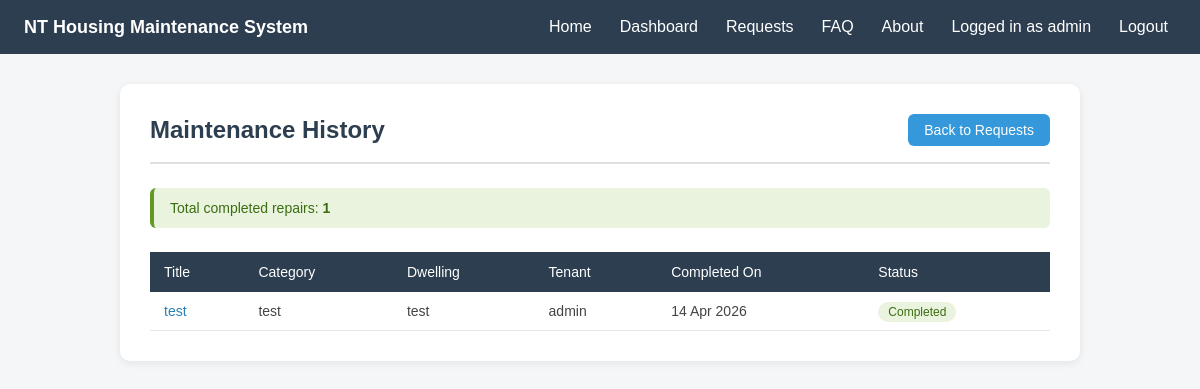
Page /history/ (signed in) on the committed database.
### housing/models.py (models this page shows, shortened)
class RepairRequest(models.Model):
    STATUS_CHOICES = [
        ("pending", "Pending"),
        ("in_progress", "In Progress"),
        ("completed", "Completed"),
    ]
    objects = RepairRequestQuerySet.as_manager()
    dwelling = models.ForeignKey(Dwelling, on_delete=models.CASCADE)
    tenant = models.ForeignKey(Tenant, on_delete=models.CASCADE)
    category = models.ForeignKey(Category, on_delete=models.CASCADE)
    created_by = models.ForeignKey(
        User,
        on_delete=models.CASCADE,
        related_name="repair_requests",
        null=True,
        blank=True,
    )
    title = models.CharField(max_length=200)
    description = models.TextField()
    status = models.CharField(
        max_length=20,
        choices=STATUS_CHOICES,
        default="pending",
    )
    created_at = models.DateTimeField(auto_now_add=True)
    updated_at = models.DateTimeField(auto_now=True)

class Category(models.Model):
    name = models.CharField(max_length=100)

class Dwelling(models.Model):
    community = models.ForeignKey(Community, on_delete=models.CASCADE)
    address = models.CharField(max_length=255)
    dwelling_code = models.CharField(max_length=50)

class Tenant(models.Model):
    user = models.OneToOneField(User, on_delete=models.CASCADE)
    dwelling = models.ForeignKey(Dwelling, on_delete=models.CASCADE)

### housing/views.py (the view)
class MaintenanceHistoryView(LoginRequiredMixin, RepairRequestAccessMixin, ListView):
    model = RepairRequest
    template_name = "housing/maintenance_history.html"
    context_object_name = "completed_requests"
    login_url = "/login/"
    def get_queryset(self):
        return (
            self.get_accessible_requests()
            .completed()
            .with_update_count()
            .order_by("-updated_at")
        )

### housing/models.py (called while the page is built)
    def completed(self):
        return self.filter(status="completed")

    def with_update_count(self):
        return self.annotate(update_count=Count("updates"))

### housing/services.py (called while the page is built)
    @staticmethod
    def is_staff_or_superuser(user):
        return (
            user.is_authenticated
            and (
                user.is_staff
                or user.is_superuser
            )
        )

### housing/views.py (called while the page is built)
    def get_accessible_requests(self):
        if PermissionService.is_staff_or_superuser(self.request.user):
            return RepairRequest.objects.all()
        return RepairRequest.objects.filter(
            Q(created_by=self.request.user) |
            Q(tenant__user=self.request.user)
        ).distinct()

### housing/templates/housing/maintenance_history.html (shortened to what this page needs)
{% extends "housing/base.html" %}
{% block content %}
    <div class="container">
        <div class="page-header">
            <h1>Maintenance History</h1>
            <a href="{% url 'repair-request-list' %}" class="back-link">Back to Requests</a>
        </div>
        {% if completed_requests %}
            <div class="summary-bar">
                Total completed repairs: <strong>{{ completed_requests|length }}</strong>
            </div>
            <table>
                <thead>
                    <tr>
                        <th>Title</th>
                        <th>Category</th>
                        <th>Dwelling</th>
                        <th>Tenant</th>
                        <th>Completed On</th>
                        <th>Status</th>
                    </tr>
                </thead>
                <tbody>
                    {% for repair in completed_requests %}
                    <tr>
                        <td>
                            <a href="{% url 'repair-request-detail' repair.pk %}" class="title-link">
                                {{ repair.title }}
                            </a>
                        </td>
                        <td>{{ repair.category.name }}</td>
                        <td>{{ repair.dwelling.address }}</td>
                        <td>{{ repair.tenant.user.username }}</td>
                        <td>{{ repair.updated_at|date:"d M Y" }}</td>
                        <td><span class="badge-completed">Completed</span></td>
                    </tr>
                    {% endfor %}
                </tbody>
            </table>
        {% else %}
            <div class="empty-state">
                <p>No completed repairs found.</p>
            </div>
        {% endif %}
    </div>
{% endblock %}

### housing/templates/housing/base.html (shortened to what this page needs)
<!DOCTYPE html>
<html>
<head>
</head>
<body>
    <header class="header">
        <div class="header-inner">
            <div class="brand">NT Housing Maintenance System</div>
            <nav class="nav">
                <a href="{% url 'home' %}">Home</a>
                <a href="{% url 'dashboard' %}">Dashboard</a>
                <a href="{% url 'repair-request-list' %}">Requests</a>
                <a href="{% url 'faq' %}">FAQ</a>
                <a href="{% url 'about' %}">About</a>
                {% if user.is_authenticated %}
                    <span>Logged in as {{ user.username }}</span>
                    <form method="post" action="{% url 'logout' %}" class="logout-form">
                        <button type="submit" class="logout-button">
                            Logout
                        </button>
                    </form>
                {% else %}
                    <a href="{% url 'register' %}">Register</a>
                    <a href="{% url 'login' %}">Login</a>
                {% endif %}
            </nav>
        </div>
    </header>
    <main>
        {% block content %}{% endblock %}
    </main>
</body>
</html>

### housing/templates/housing/base.html (style rules this page uses)
body { font-family: Arial, sans-serif; background: #f4f6f8; margin: 0; }
.header { background: #2c3e50; color: #fff; padding: 12px 24px; display: flex; align-items: center; }
.brand { font-size: 18px; font-weight: 600; }
.header-inner { display: flex; align-items: center; justify-content: space-between; width: 100%; }
.nav { display: flex; gap: 12px; align-items: center; }
.nav a { color: #fff; text-decoration: none; padding: 6px 8px; }
.nav span { color: #fff; padding: 6px 8px; }
.logout-form { display: inline; margin: 0; }
.logout-button { background: none; border: none; color: #fff; cursor: pointer; font: inherit; padding: 6px 8px; }
.container { max-width: 900px; margin: 40px auto; padding: 0 20px; }

### housing/templates/housing/maintenance_history.html (style rules this page uses)
.container { max-width: 900px; margin: 30px auto 0 auto; background: #ffffff; border-radius: 10px; padding: 30px; box-shadow: 0 2px 8px rgba(0,0,0,0.08); }
.page-header { display: flex; justify-content: space-between; align-items: center; margin-bottom: 24px; border-bottom: 2px solid #e0e0e0; padding-bottom: 16px; }
.page-header h1 { font-size: 24px; color: #2c3e50; margin: 0; }
.back-link { text-decoration: none; color: #ffffff; background-color: #3498db; padding: 8px 16px; border-radius: 6px; font-size: 14px; }
.summary-bar { background-color: #eaf3de; border-left: 4px solid #639922; border-radius: 6px; padding: 12px 16px; margin-bottom: 24px; font-size: 14px; color: #3b6d11; }
table { width: 100%; border-collapse: collapse; font-size: 14px; }
thead tr { background-color: #2c3e50; color: #ffffff; }
thead th { padding: 12px 14px; text-align: left; font-weight: 500; }
tbody tr { border-bottom: 1px solid #e8e8e8; }
tbody td { padding: 11px 14px; color: #444; }
.badge-completed { background-color: #eaf3de; color: #3b6d11; padding: 3px 10px; border-radius: 12px; font-size: 12px; font-weight: 500; }
.title-link { color: #2980b9; text-decoration: none; font-weight: 500; }

### rows in the picture
RepairRequest: title "test", category.name "test", dwelling.address "test", tenant.user.username "admin", updated_at "14 Apr 2026"

### other values in the picture
{{ user.username }} "admin"
{{ completed_requests|length }} "1"
